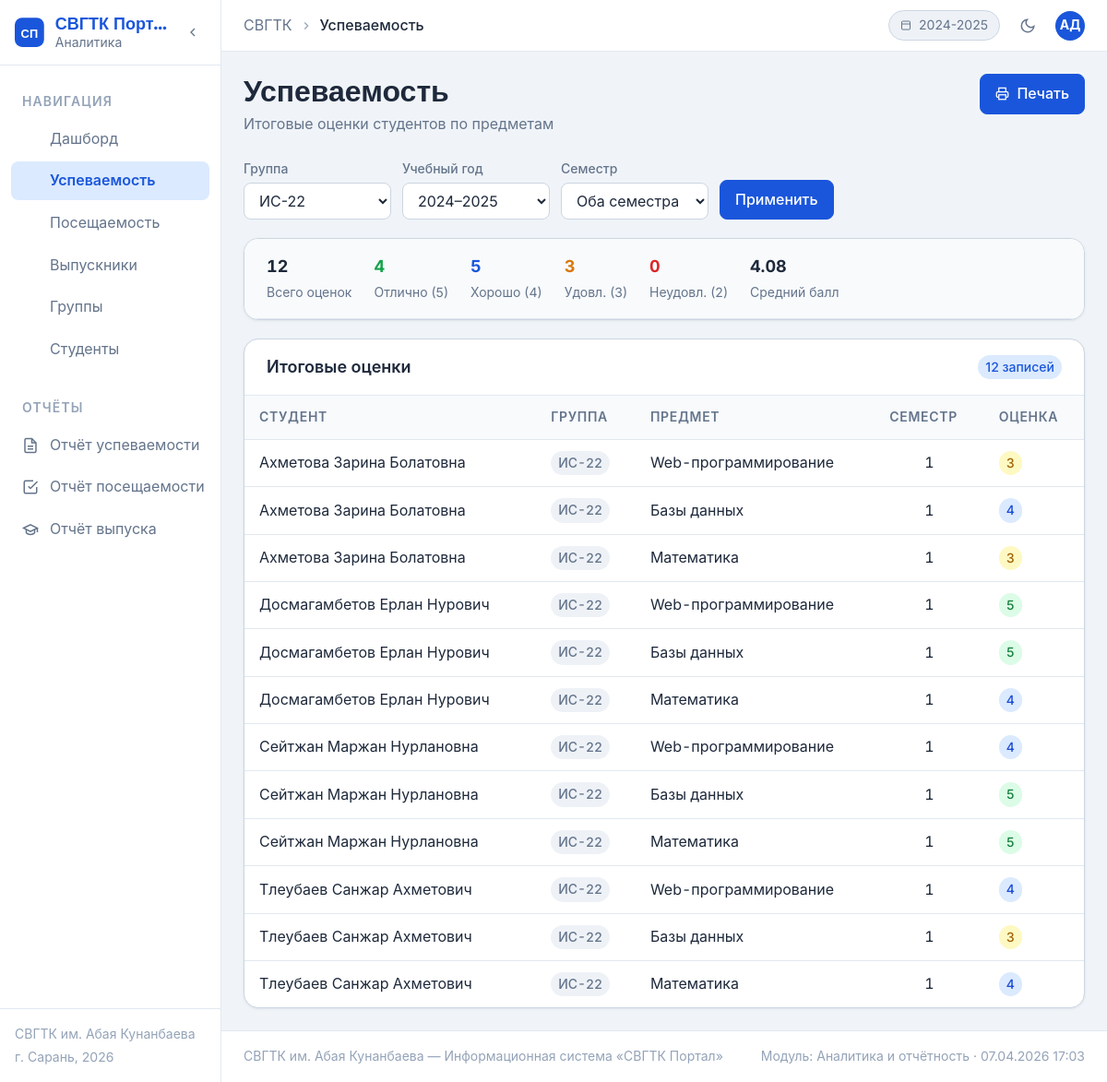
Page /svgtk-portal/pages/grades.php?group_id=2 on the committed database.
### tables this page shows
CREATE TABLE `grades` (
  `id` int NOT NULL,
  `student_id` int NOT NULL,
  `subject_id` int NOT NULL,
  `grade` tinyint NOT NULL,
  `grade_type` enum('current','final') DEFAULT 'final',
  `semester` tinyint DEFAULT '1',
  `academic_year` varchar(9) NOT NULL
);

CREATE TABLE `students` (
  `id` int NOT NULL,
  `full_name` varchar(150) NOT NULL,
  `group_id` int NOT NULL,
  `admission_year` int NOT NULL,
  `status` enum('active','expelled','graduated') DEFAULT 'active'
);

CREATE TABLE `groups` (
  `id` int NOT NULL,
  `name` varchar(50) NOT NULL,
  `specialty` varchar(200) NOT NULL,
  `year_start` int NOT NULL,
  `curator` varchar(150) DEFAULT NULL
);

CREATE TABLE `subjects` (
  `id` int NOT NULL,
  `name` varchar(150) NOT NULL
);

### svgtk-portal/pages/grades.php (the view, shortened to what this page needs)
<?php
$pdo = getDB();
$selected_group = $_GET['group_id'] ?? '';
$selected_year  = $_GET['year']     ?? ACADEMIC_YEAR;
$groups = $pdo->query("SELECT * FROM `groups` ORDER BY name")->fetchAll();
$where = "WHERE gr.grade_type='final' AND gr.academic_year=" . $pdo->quote($selected_year);
if ($selected_group) $where .= " AND g.id=" . (int)$selected_group;
$rows = $pdo->query("
  SELECT s.full_name, g.name as group_name, sub.name as subject,
         gr.grade, gr.semester, gr.academic_year
  FROM grades gr
  JOIN students s   ON s.id   = gr.student_id
  JOIN `groups` g   ON g.id   = s.group_id
  JOIN subjects sub ON sub.id = gr.subject_id
  $where
  ORDER BY g.name, s.full_name, sub.name
")->fetchAll();
$summary = $pdo->query("
  SELECT COUNT(*) as total,
    SUM(gr.grade=5) as cnt5, SUM(gr.grade=4) as cnt4,
    SUM(gr.grade=3) as cnt3, SUM(gr.grade=2) as cnt2,
    ROUND(AVG(gr.grade),2) as avg_grade
  FROM grades gr
  JOIN students s ON s.id=gr.student_id
  JOIN `groups` g ON g.id=s.group_id
  $where
")->fetch();
require_once '../includes/header.php';
?>
<div class="page-header">
  <div class="page-header-info">
    <h1 class="page-title">Успеваемость</h1>
    <p class="page-subtitle">Итоговые оценки студентов по предметам</p>
  </div>
  <div class="page-actions">
    <button class="btn btn-primary" onclick="window.print()">
      <svg width="15" height="15" viewBox="0 0 24 24" fill="none" stroke="currentColor" stroke-width="2">
        <polyline points="6 9 6 2 18 2 18 9"/>
        <path d="M6 18H4a2 2 0 0 1-2-2v-5a2 2 0 0 1 2-2h16a2 2 0 0 1 2 2v5a2 2 0 0 1-2 2h-2"/>
        <rect x="6" y="14" width="12" height="8"/>
      </svg>
      Печать
    </button>
  </div>
</div>
<form method="GET" class="filters-bar">
  <div class="form-group">
    <label class="form-label">Группа</label>
    <select name="group_id" class="form-control">
      <?php foreach($groups as $g): ?>
      <option value="<?= $g['id'] ?>" <?= $selected_group==$g['id']?'selected':'' ?>>
        <?= htmlspecialchars($g['name']) ?>
      </option>
      <?php endforeach; ?>
    </select>
  </div>
  <div class="form-group">
    <label class="form-label">Учебный год</label>
    <select name="year" class="form-control">
      <option value="2024-2025" <?= $selected_year=='2024-2025'?'selected':'' ?>>2024–2025</option>
    </select>
  </div>
  <div class="form-group">
    <label class="form-label">Семестр</label>
    <select name="semester" class="form-control">
      <option value="">Оба семестра</option>
    </select>
  </div>
  <div class="form-group" style="justify-content:flex-end">
    <button type="submit" class="btn btn-primary">Применить</button>
  </div>
</form>
<div class="card" style="margin-bottom:var(--space-5)">
  <div class="summary-strip">
    <div class="summary-item">
      <span class="summary-value"><?= $summary['total'] ?></span>
      <span class="summary-label">Всего оценок</span>
    </div>
    <div class="summary-item">
      <span class="summary-value" style="color:var(--color-success)"><?= $summary['cnt5'] ?></span>
      <span class="summary-label">Отлично (5)</span>
    </div>
    <div class="summary-item">
      <span class="summary-value" style="color:var(--color-primary)"><?= $summary['cnt4'] ?></span>
      <span class="summary-label">Хорошо (4)</span>
    </div>
    <div class="summary-item">
      <span class="summary-value" style="color:var(--color-warning)"><?= $summary['cnt3'] ?></span>
      <span class="summary-label">Удовл. (3)</span>
    </div>
    <div class="summary-item">
      <span class="summary-value" style="color:var(--color-error)"><?= $summary['cnt2'] ?></span>
      <span class="summary-label">Неудовл. (2)</span>
    </div>
    <div class="summary-item">
      <span class="summary-value"><?= $summary['avg_grade'] ?? '—' ?></span>
      <span class="summary-label">Средний балл</span>
    </div>
  </div>
</div>
<div class="card">
  <div class="card-header">
    <span class="card-title">Итоговые оценки</span>
    <span class="badge badge-blue"><?= count($rows) ?> записей</span>
  </div>
  <div class="card-body-flush">
    <div class="table-wrapper">
      <table class="data-table">
        <thead><tr>
          <th>Студент</th><th>Группа</th><th>Предмет</th><th>Семестр</th><th>Оценка</th>
        </tr></thead>
        <tbody>
        <?php if (empty($rows)): ?>
        <tr><td colspan="5" class="empty-cell">Нет данных для выбранных параметров</td></tr>
        <?php else: ?>
        <?php foreach($rows as $r): ?>
        <tr>
          <td><?= htmlspecialchars($r['full_name']) ?></td>
          <td><span class="badge badge-gray"><?= htmlspecialchars($r['group_name']) ?></span></td>
          <td><?= htmlspecialchars($r['subject']) ?></td>
          <td style="text-align:center"><?= $r['semester'] ?></td>
          <td><span class="badge grade-<?= $r['grade'] ?>"><?= $r['grade'] ?></span></td>
        </tr>
        <?php endforeach; ?>
        <?php endif; ?>
        </tbody>
      </table>
    </div>
  </div>
</div>
<?php require_once '../includes/footer.php'; ?>

### rows in the picture
grades: student.full_name "Ахметова Зарина Болатовна", groups.name "ИС-22", subject.name "Web-программирование", semester "1", grade "3"
grades: student.full_name "Ахметова Зарина Болатовна", groups.name "ИС-22", subject.name "Базы данных", semester "1", grade "4"
grades: student.full_name "Ахметова Зарина Болатовна", groups.name "ИС-22", subject.name "Математика", semester "1", grade "3"
grades: student.full_name "Досмагамбетов Ерлан Нурович", groups.name "ИС-22", subject.name "Web-программирование", semester "1", grade "5"
grades: student.full_name "Досмагамбетов Ерлан Нурович", groups.name "ИС-22", subject.name "Базы данных", semester "1", grade "5"
grades: student.full_name "Досмагамбетов Ерлан Нурович", groups.name "ИС-22", subject.name "Математика", semester "1", grade "4"
grades: student.full_name "Сейтжан Маржан Нурлановна", groups.name "ИС-22", subject.name "Web-программирование", semester "1", grade "4"
grades: student.full_name "Сейтжан Маржан Нурлановна", groups.name "ИС-22", subject.name "Базы данных", semester "1", grade "5"
grades: student.full_name "Сейтжан Маржан Нурлановна", groups.name "ИС-22", subject.name "Математика", semester "1", grade "5"
grades: student.full_name "Тлеубаев Санжар Ахметович", groups.name "ИС-22", subject.name "Web-программирование", semester "1", grade "4"
grades: student.full_name "Тлеубаев Санжар Ахметович", groups.name "ИС-22", subject.name "Базы данных", semester "1", grade "3"
grades: student.full_name "Тлеубаев Санжар Ахметович", groups.name "ИС-22", subject.name "Математика", semester "1", grade "4"

### other values in the picture
$item['label'] "Дашборд"
$item['label'] "Успеваемость"
$item['label'] "Посещаемость"
$item['label'] "Выпускники"
$item['label'] "Группы"
$item['label'] "Студенты"
$page_title "Успеваемость"
ACADEMIC_YEAR "2024-2025"
$summary['total'] "12"
$summary['cnt5'] "4"
$summary['cnt4'] "5"
$summary['cnt3'] "3"
$summary['cnt2'] "0"
$summary['avg_grade'] "4.08"
count($rows) "12"
